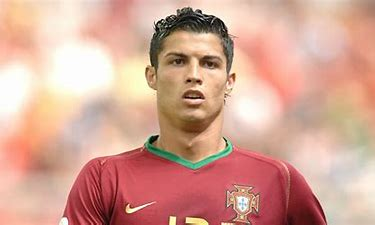
#> input picture image3.jpg, 375 x 225 px
$ jupyter execute Image_to_pencil_sketch.ipynb
#> lines starting #> are read from the running program, lines starting #| are printed output that depends on the picture
**Import library**

[cell 1]
from google.colab.patches import cv2_imshow

[cell 2]
import cv2

[cell 3]
img = cv2.imread("image3.jpg")
#> img is the input picture: shape (225, 375, 3); mean B, G, R 148.7, 165, 213.4

[cell 4]
cv2_imshow(img)

[cell 5]
img_gray = cv2.cvtColor(img, cv2.COLOR_BGR2GRAY)
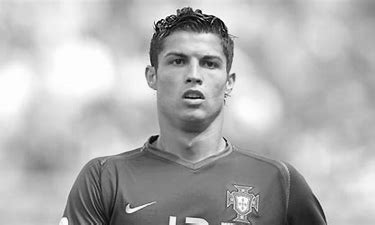
#> img_gray: shape (225, 375); min 0, max 255, mean 177.6

[cell 6]
cv2_imshow(img_gray)

[cell 7]
img_invert = cv2.bitwise_not(img_gray)
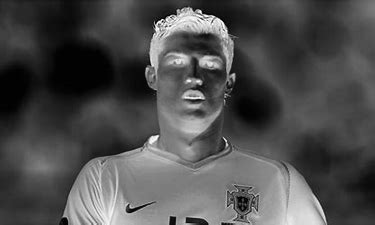
#> img_invert: shape (225, 375); min 0, max 255, mean 77.4

[cell 8]
cv2_imshow(img_invert)

[cell 9]
img_smoothing = cv2.GaussianBlur(img_invert, (21, 21),sigmaX=0, sigmaY=0)
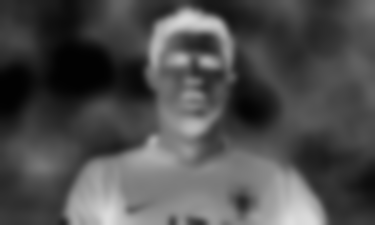
#> img_smoothing: shape (225, 375); min 2, max 221, mean 77.4

cv2_imshow(img_smoothing)

[cell 10]
def dodgeV2(x, y):
    return cv2.divide(x, 255 - y, scale=256)
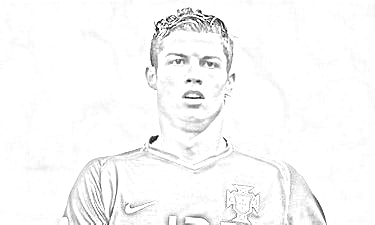
#> returned value: shape (225, 375); min 0, max 255, mean 248.5
